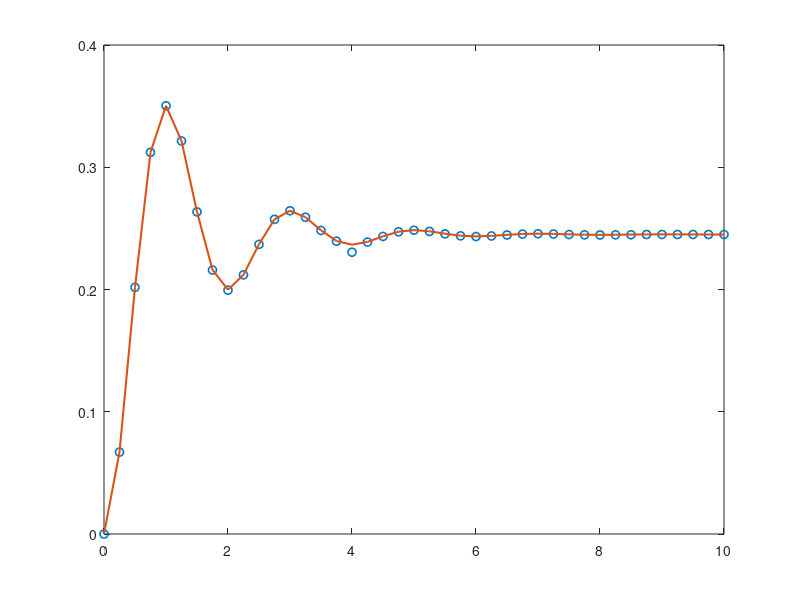

Reproduce this figure in MATLAB. (Note: this script raises an error after producing the figure.)
clc;
clear;
close all;

%% Dados fornecidos na tabela
t = 0:0.25:10;

y = [0
     0.0670
     0.2018
     0.3122
     0.3503
     0.3215
     0.2635
     0.2159
     0.1995
     0.2120
     0.2369
     0.2574
     0.2644
     0.2591
     0.2483
     0.2395
     0.2305
     0.2388
     0.2434
     0.2472
     0.2485
     0.2475
     0.2455
     0.2439
     0.2433
     0.2438
     0.2446
     0.2453
     0.2456
     0.2454
     0.2450
     0.2447
     0.2446
     0.2447
     0.2448
     0.2450
     0.2450
     0.2450
     0.2450
     0.2450
     0.2450];


%% Valor final e ganho estático
amplitudeDegrau = 1;

% Média das últimas amostras
valorFinal = mean(y(end-4:end));

K = valorFinal/amplitudeDegrau;

%% Pico, tempo de pico e ultrapassagem percentual
[valorPico, indicePico] = max(y);

Tp = t(indicePico);

UP = ((valorPico - valorFinal)/valorFinal)*100;
Mp = UP/100;

%% Tempo de acomodação pelo critério de 2%
limiteInferior = 0.98*valorFinal;
limiteSuperior = 1.02*valorFinal;

indiceFora = find(y < limiteInferior | y > limiteSuperior, 1, 'last');

if isempty(indiceFora)
    Ts = 0;
elseif indiceFora < length(t)
    Ts = t(indiceFora + 1);
else
    Ts = NaN;
end

%% Parâmetros do sistema de segunda ordem
zeta = -log(Mp)/sqrt(pi^2 + log(Mp)^2);

wd = pi/Tp;

wn = wd/sqrt(1 - zeta^2);

%% Função de transferência
% G(s) = K*wn^2/(s^2 + 2*zeta*wn*s + wn^2)

numerador = K*wn^2;
denominador = [1 2*zeta*wn wn^2];

G = tf(numerador, denominador);

%% Polos, zeros e natureza da resposta
polos = pole(G);
zerosSistema = zero(G);

if zeta == 0
    natureza = "Não amortecida";
elseif zeta > 0 && zeta < 1
    natureza = "Subamortecida";
elseif zeta == 1
    natureza = "Criticamente amortecida";
else
    natureza = "Superamortecida";
end

%% Mostrar resultados
fprintf('\n========== RESULTADOS ==========\n');

fprintf('Valor final: %.4f\n', valorFinal);
fprintf('Ganho estático K: %.4f\n', K);

fprintf('Valor de pico: %.4f\n', valorPico);
fprintf('Ultrapassagem percentual: %.2f %%\n', UP);
fprintf('Tempo de pico: %.2f s\n', Tp);
fprintf('Tempo de acomodação: %.2f s\n', Ts);

fprintf('Coeficiente de amortecimento: %.4f\n', zeta);
fprintf('Frequência natural amortecida: %.4f rad/s\n', wd);
fprintf('Frequência natural: %.4f rad/s\n', wn);

fprintf('\nFunção de transferência:\n');
G

fprintf('Polos:\n');
disp(polos);

fprintf('Zeros:\n');
if isempty(zerosSistema)
    fprintf('O sistema não possui zeros finitos.\n');
else
    disp(zerosSistema);
end

fprintf('Natureza da resposta: %s\n', natureza);

%% Comparação entre os dados e o modelo calculado
[yModelo, tModelo] = step(G, t);

figure;
plot(t, y, 'o', 'LineWidth', 1.2);
hold on;
plot(tModelo, yModelo, 'LineWidth', 1.5);

yline(valorFinal, '--', 'Valor final');
yline(limiteSuperior, ':', 'Limite de +2%');
yline(limiteInferior, ':', 'Limite de -2%');

grid on;
xlabel('Tempo (s)');
ylabel('Saída y(t)');
title('Resposta ao degrau unitário');
legend('Dados da tabela', 'Modelo calculado', ...
       'Location', 'best');

%% Mapa de polos e zeros
figure;
pzmap(G);
grid on;
title('Mapa de polos e zeros');
